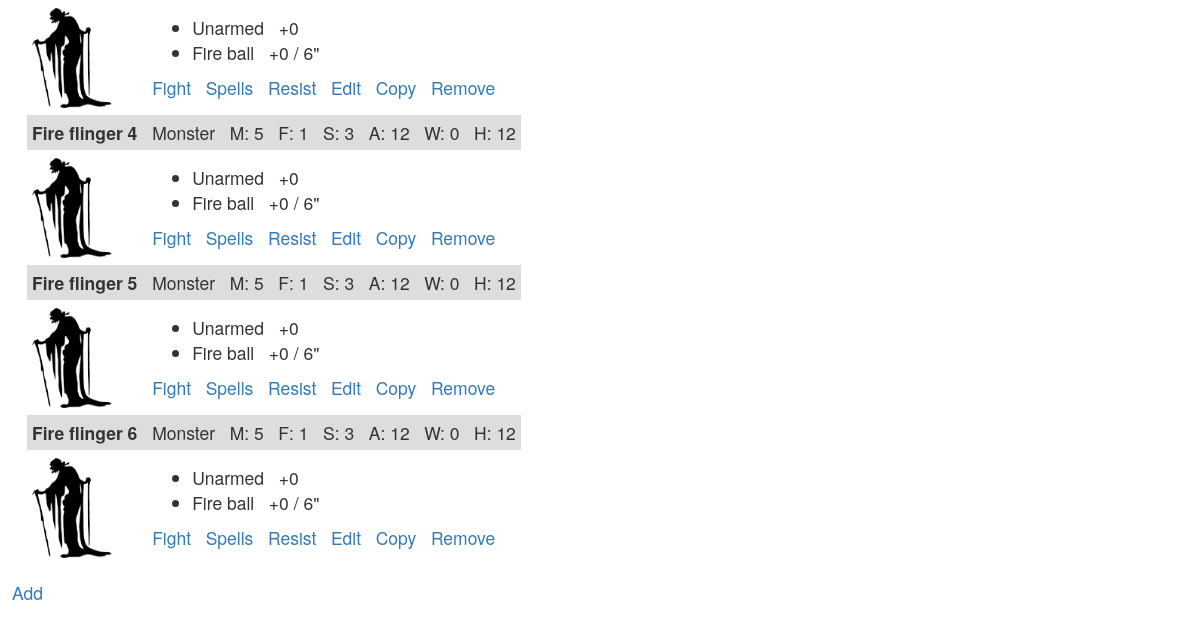
Before: / (lower part) with the older database file.
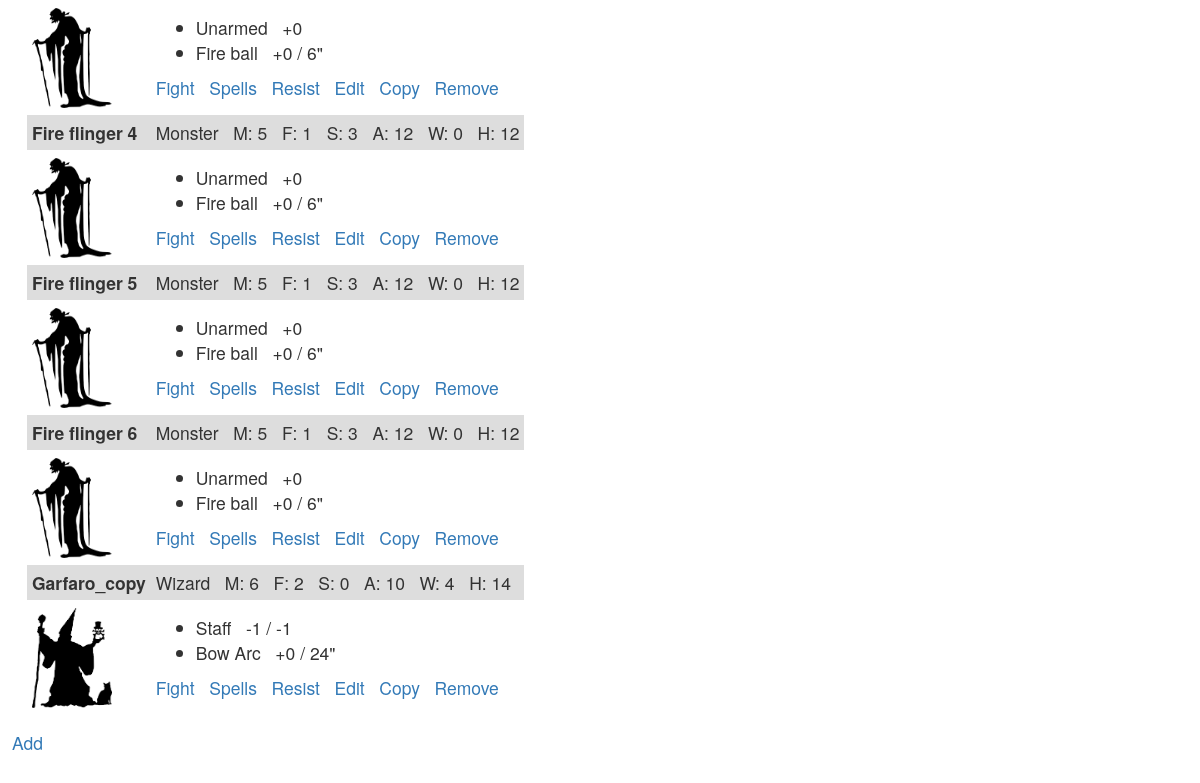
After: the same page with the newer database file.
### tables this page shows
CREATE TABLE "minis" (
	`type`	INTEGER,
	`name`	TEXT,
	`list`	TEXT,
	`user`	TEXT,
	`M`	INTEGER,
	`F`	INTEGER,
	`S`	INTEGER,
	`A`	INTEGER,
	`W`	INTEGER,
	`H`	INTEGER,
	`cwp_name`	TEXT,
	`cwp_damage_mod`	INTEGER,
	`cwp_armour_mod`	INTEGER,
	`swp_name`	TEXT,
	`swp_range`	INTEGER,
	`swp_damage_mod`	INTEGER
);

### frostgrave.py (the view)
@app.route('/')
def show():
    db = get_db()
    cur = db.execute("SELECT rowid, * FROM minis WHERE user=\"{}\" ".format(USER_ID))
    minis = cur.fetchall()
    return render_template('show_minis.html', minis=minis)

### frostgrave.py (called while the page is built)
def connect_db():
    rv = sqlite3.connect(app.config['DATABASE'])
    rv.row_factory = sqlite3.Row
    return rv

def get_db():
    if not hasattr(g, 'sqlite_db'):
        g.sqlite_db = connect_db()
    return g.sqlite_db

### templates/show_minis.html (shortened to what this page needs)
{% extends "layout.html" %}
{% block body %}
    <table class="table_list">
    {% for m in minis %}
        <tr class="gris">
            <td><b>{{ m.name }}</b></td>
            <td>
                {% if m.type == 0%}
                    Wizard
                {% elif m.type == 1%}
                    Apprentice
                {% elif m.type == 2%}
                    Soldier
                {% elif m.type == 3%}
                    Monster
                {% endif %}
                &nbsp; M: {{ m.M }} &nbsp; F: {{ m.F }} &nbsp; S: {{ m.S }} &nbsp; A: {{ m.A }} &nbsp; W: {{ m.W }} &nbsp; H: {{ m.H }}
            </td>
        </tr>
        <tr>
            <td>
                {% if m.type == 0%}
                    <img src="static/wizard.png" width="80" height="100">
                {% elif m.type == 1%}
                    <img src="static/apprentice.png" width="80" height="100">
                {% elif m.type == 2%}
                    <img src="static/soldier.png" width="80" height="100">
                {% elif m.type == 3%}
                    <img src="static/monster.png" width="80" height="100">
                {% endif %}
            </td>
            <td><p>
                <ul>
                    <li>{{ m.cwp_name }} &nbsp;
                        {% if m.cwp_damage_mod >= 0%}
                            +{{m.cwp_damage_mod}}
                        {% else %}
                            {{m.cwp_damage_mod}}
                        {% endif %}
                        {% if m.cwp_armour_mod != 0%}
                            / {{m.cwp_armour_mod}}
                        {% endif %}
                    </li>
                    {% if m.swp_range > 0 %}
                        <li>{{ m.swp_name }} &nbsp;
                            {% if m.swp_damage_mod >= 0%}
                                +{{m.swp_damage_mod}}
                            {% else %}
                                {{m.swp_damage_mod}}
                            {% endif %}
                            / {{m.swp_range}}"
                        </li>
                    {% endif %}
                </ul></p>
                <p> <a href="{{ url_for('fight_select', mini=m.rowid)}}">Fight</a> &nbsp;
                    <a href="{{ url_for('show_spells', mini=m.rowid)}}">Spells</a> &nbsp;
                    <a href="{{ url_for('resist_spell', mini=m.rowid)}}">Resist</a> &nbsp;
                    <a href="{{ url_for('edit_mini', mini=m.rowid)}}">Edit</a> &nbsp;
                    <a href="{{ url_for('copy_mini', mini=m.rowid)}}">Copy</a> &nbsp;
                    <a href="{{ url_for('delete_mini', mini=m.rowid)}}">Remove</a> &nbsp;
                </p>
            </td>
        </tr>
    {% endfor %}
    </table>
<a href="{{ url_for('add_mini')}}">Add</a>
{% endblock %}>

### templates/layout.html (shortened to what this page needs)
<!doctype html>
<link rel="stylesheet" href="https://maxcdn.bootstrapcdn.com/bootstrap/3.3.7/css/bootstrap.min.css"
>
<link rel=stylesheet type=text/css href="{{ url_for('static', filename='style.css') }}">
<div class=page>
    {% block body %}{% endblock %}
</div>

### static/style.css (style rules this page uses)
.page { margin: 2em auto; width: 98%; }
th, td { padding: 5px; text-align: left; }
.gris { background: #ddd; padding: 15px; }
.table_list { margin: 15px; border: 15px; }

Changed rows visible on the page:
added minis: name "Garfaro_copy", type "Wizard", M "6", F "2", S "0", A "10", W "4", H "14", cwp_name "Staff", cwp_damage_mod "-1", cwp_armour_mod "-1", swp_name "Bow Arc", swp_damage_mod "0", swp_range "24"
